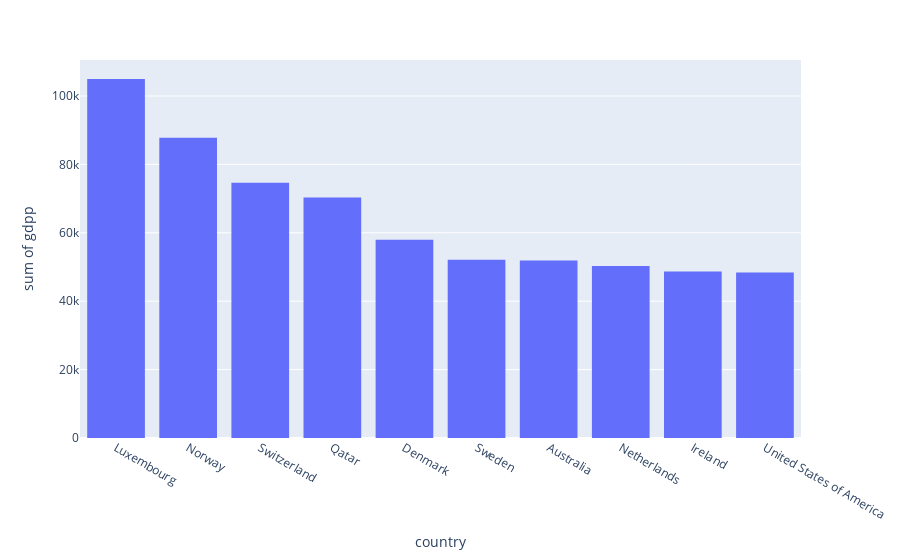

Write notebook code for a chart like this one.
### Code cell
view_distribution(df,'gdpp',False)

### Figure 1 — Plotly figure (JSON) as saved in the notebook; plotly's stock layout.template omitted (floating-point values rounded to 4 significant figures)
{"data": [{"alignmentgroup": "True", "bingroup": "x", "histfunc": "sum", "hovertemplate": "country=%{x}<br>sum of gdpp=%{y}<extra></extra>", "legendgroup": "", "marker": {"color": "#636efa", "pattern": {"shape": ""}}, "name": "", "offsetgroup": "", "orientation": "v", "showlegend": false, "type": "histogram", "x": ["Luxembourg", "Norway", "Switzerland", "Qatar", "Denmark", "Sweden", "Australia", "Netherlands", "Ireland", "United States of America"], "xaxis": "x", "y": [105000, 87800, 74600, 70300, 58000, 52100, 51900, 50300, 48700, 48400], "yaxis": "y"}], "layout": {"barmode": "relative", "legend": {"tracegroupgap": 0}, "margin": {"t": 60}, "xaxis": {"anchor": "y", "domain": [0, 1], "title": {"text": "country"}}, "yaxis": {"anchor": "x", "domain": [0, 1], "title": {"text": "sum of gdpp"}}}}
